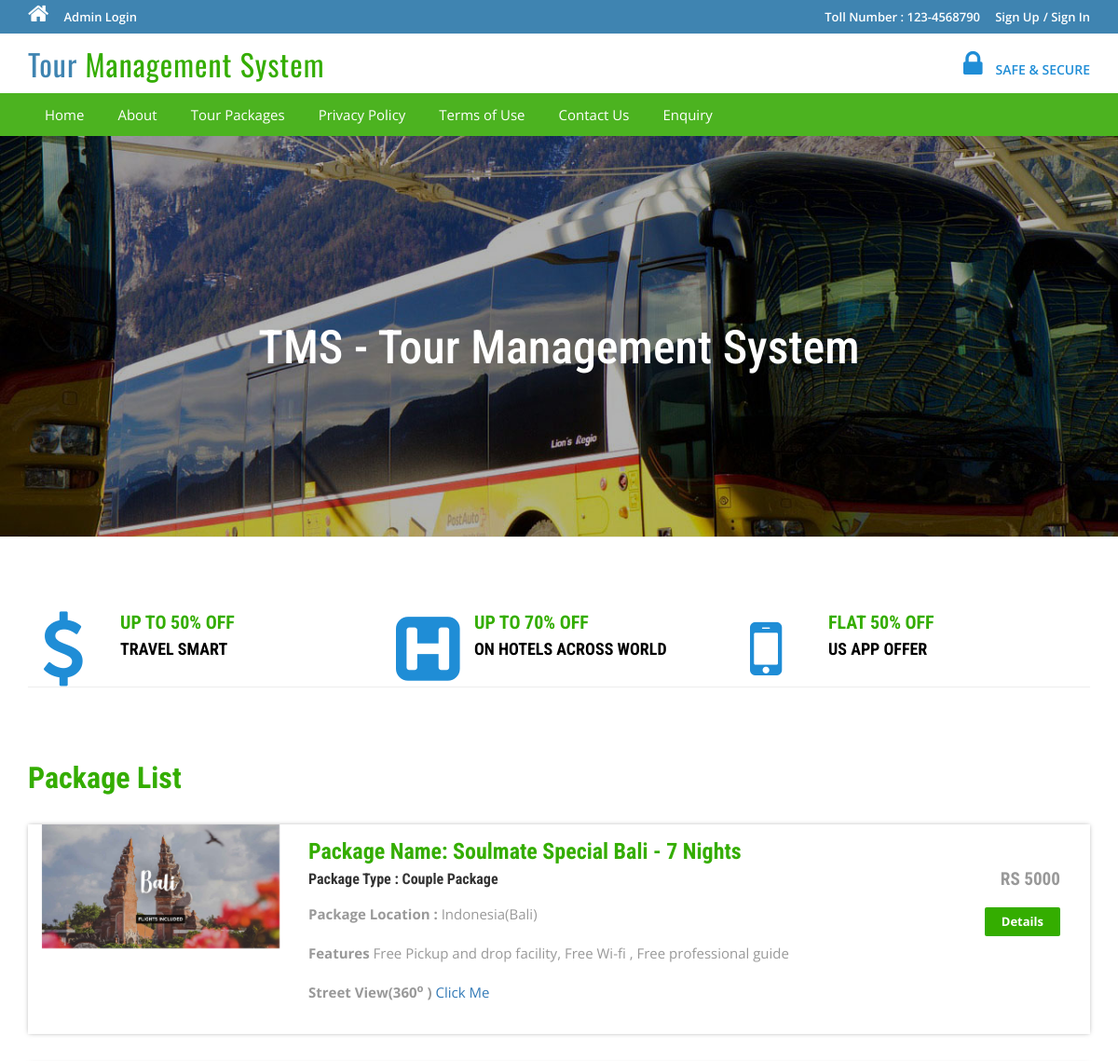
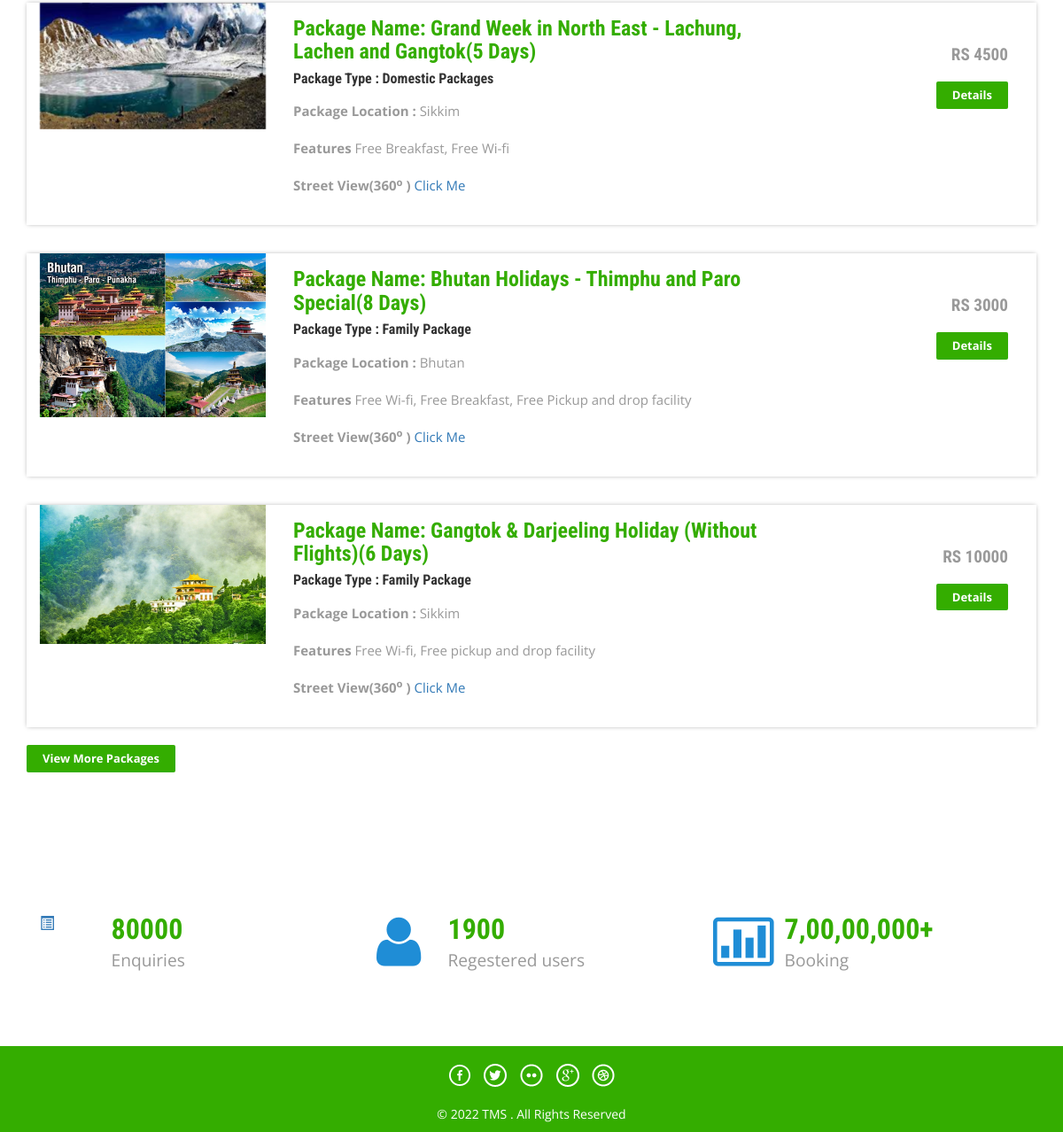
The page / on the database its author committed (2 pictures, top to bottom).
### tables this page shows
CREATE TABLE `tbltourpackages` (
  `PackageId` int(11) NOT NULL,
  `PackageName` varchar(200) DEFAULT NULL,
  `PackageType` varchar(150) DEFAULT NULL,
  `PackageLocation` varchar(100) DEFAULT NULL,
  `PackagePrice` int(11) DEFAULT NULL,
  `PackageFetures` varchar(255) DEFAULT NULL,
  `PackageDetails` mediumtext DEFAULT NULL,
  `PackageImage` varchar(100) DEFAULT NULL,
  `Creationdate` timestamp NULL DEFAULT current_timestamp(),
  `UpdationDate` timestamp NULL DEFAULT NULL ON UPDATE current_timestamp(),
  `PackageLocationLink` varchar(255) NOT NULL
);

### index.php (the view, shortened to what this page needs)
<?php
include('includes/config.php');
?>
<!DOCTYPE HTML>
<html>
<head>
<link href="css/bootstrap.css" rel='stylesheet' type='text/css' />
<link href="css/style.css" rel='stylesheet' type='text/css' />
<link href="css/font-awesome.css" rel="stylesheet">
<link href="css/animate.css" rel="stylesheet" type="text/css" media="all">
</head>
<body>
<?php include('includes/header.php');?>
<div class="banner">
	<div class="container">
		<h1 class="wow zoomIn animated animated" data-wow-delay=".5s" style="visibility: visible; animation-delay: 0.5s; animation-name: zoomIn;"> TMS - Tour Management System</h1>
	</div>
</div>
<div class="container">
	<div class="rupes">
		<div class="col-md-4 rupes-left wow fadeInDown animated animated" data-wow-delay=".5s" style="visibility: visible; animation-delay: 0.5s; animation-name: fadeInDown;">
			<div class="rup-left">
				<a href="offers.html"><i class="fa fa-usd"></i></a>
			</div>
			<div class="rup-rgt">
				<h3>UP TO 50% OFF</h3>
				<h4><a href="offers.html">TRAVEL SMART</a></h4>
			</div>
				<div class="clearfix"></div>
		</div>
		<div class="col-md-4 rupes-left wow fadeInDown animated animated" data-wow-delay=".5s" style="visibility: visible; animation-delay: 0.5s; animation-name: fadeInDown;">
			<div class="rup-left">
				<a href="offers.html"><i class="fa fa-h-square"></i></a>
			</div>
			<div class="rup-rgt">
				<h3>UP TO 70% OFF</h3>
				<h4><a href="offers.html">ON HOTELS ACROSS WORLD</a></h4>
			</div>
				<div class="clearfix"></div>
		</div>
		<div class="col-md-4 rupes-left wow fadeInDown animated animated" data-wow-delay=".5s" style="visibility: visible; animation-delay: 0.5s; animation-name: fadeInDown;">
			<div class="rup-left">
				<a href="offers.html"><i class="fa fa-mobile"></i></a>
			</div>
			<div class="rup-rgt">
				<h3>FLAT 50% OFF</h3>
				<h4><a href="offers.html">US APP OFFER</a></h4>
			</div>
				<div class="clearfix"></div>
		</div>
	</div>
</div>
<div class="container">
	<div class="holiday">
	<h3>Package List</h3>
<?php $sql = "SELECT * from tbltourpackages order by rand() limit 4";
$query = $dbh->prepare($sql);
$query->execute();
$results=$query->fetchAll(PDO::FETCH_OBJ);
if($query->rowCount() > 0)
{
foreach($results as $result)
{	?>
			<div class="rom-btm">
				<div class="col-md-3 room-left wow fadeInLeft animated" data-wow-delay=".5s">
					<img src="admin/pacakgeimages/<?php echo htmlentities($result->PackageImage);?>" class="img-responsive" alt="">
				</div>
				<div class="col-md-6 room-midle wow fadeInUp animated" data-wow-delay=".5s">
					<h4>Package Name: <?php echo htmlentities($result->PackageName);?></h4>
					<h6>Package Type : <?php echo htmlentities($result->PackageType);?></h6>
					<p><b>Package Location :</b> <?php echo htmlentities($result->PackageLocation);?></p>
					<p><b>Features</b> <?php echo htmlentities($result->PackageFetures);?></p>
					<p>
					<p><b>Street View(360<sup>o</sup> )</b> <a href="https://<?php echo htmlentities($result->PackageLocationLink);?>" target="_blank">Click Me</a>
				</p>
				</div>
				<div class="col-md-3 room-right wow fadeInRight animated" data-wow-delay=".5s">
					<h5>RS <?php echo htmlentities($result->PackagePrice);?></h5>
					<a href="package-details.php?pkgid=<?php echo htmlentities($result->PackageId);?>" class="view">Details</a>
				</div>
				<div class="clearfix"></div>
			</div>
<?php }} ?>
<div><a href="package-list.php" class="view">View More Packages</a></div>
</div>
	</div>
<div class="routes">
	<div class="container">
		<div class="col-md-4 routes-left wow fadeInRight animated" data-wow-delay=".5s">
			<div class="rou-left">
				<a href="#"><i class="glyphicon glyphicon-list-alt"></i></a>
			</div>
			<div class="rou-rgt wow fadeInDown animated" data-wow-delay=".5s">
				<h3>80000</h3>
				<p>Enquiries</p>
			</div>
				<div class="clearfix"></div>
		</div>
		<div class="col-md-4 routes-left">
			<div class="rou-left">
				<a href="#"><i class="fa fa-user"></i></a>
			</div>
			<div class="rou-rgt">
				<h3>1900</h3>
				<p>Regestered users</p>
			</div>
				<div class="clearfix"></div>
		</div>
		<div class="col-md-4 routes-left wow fadeInRight animated" data-wow-delay=".5s">
			<div class="rou-left">
				<a href="#"><i class="fa fa-ticket"></i></a>
			</div>
			<div class="rou-rgt">
				<h3>7,00,00,000+</h3>
				<p>Booking</p>
			</div>
				<div class="clearfix"></div>
		</div>
		<div class="clearfix"></div>
	</div>
</div>
<?php include('includes/footer.php');?>
</body>
</html>

### css/style.css (style rules this page uses)
html, body { font-size: 100%; background: #fff; font-family: "Open Sans", sans-serif; }
body a, .grid_1, plan_1, plan_1.one, plan_1.two, i.icon1, i.icon2, i.icon3, i.icon4, i.icon5, i.icon6 { transition: 0.5s all; -webkit-transition: 0.5s all; -moz-transition: 0.5s all; -o-transition: 0.5s all; -ms-transition: 0.5s all; }
h1, h2, h3, h4, h5, h6 { margin: 0; font-family: "Roboto Condensed", sans-serif; }
p { margin: 0; }
.banner { background: url(../images/3.jpg) no-repeat; background-size: cover; -webkit-background-size: cover; -o-background-size: cover; -ms-background-size: cover; -moz-background-size: cover; min-height: 430px; }
.banner h1 { font-size: 50px; margin-bottom: 40px; padding: 4em 0 0; text-align: center; color: #ffffff; }
.rup-left { float: left; width: 24%; }
.rup-rgt { float: left; width: 76%; }
.rupes { padding: 5em 0; border-top: 1px solid rgba(236, 236, 236, 0.9); border-bottom: 1px solid rgba(236, 236, 236, 0.9); }
i.fa.fa-usd { font-size: 5em; color: #1f8dd6; }
i.fa.fa-h-square { font-size: 5em; color: #1f8dd6; }
i.fa.fa-mobile { font-size: 5em; color: #1f8dd6; }
.rupes h3 { font-size: 20px; color: #34ad00; font-weight: 700; }
.rupes h4 { font-size: 18px; margin: 8px 0; font-weight: 700; }
.rupes h4 a { color: #000000; }
.rup-left a { display: inline-block; }
.routes { padding: 5em 0; }
.rou-left { float: left; width: 23%; }
.rou-rgt { float: left; width: 70%; }
i.fa.fa-truck, i.fa.fa-user, i.fa.fa-ticket { font-size: 4em; color: #1f8dd6; }
.routes h3 { font-size: 2em; font-weight: 700; color: #34ad00; }
.routes p { font-size: 1.2em; color: #999; line-height: 1.8em; }
.holiday { padding: 5em 0; }
.holiday h3 { font-size: 2em; font-weight: 700; color: #34ad00; }
.holiday p { font-size: 1.2em; line-height: 1.8em; margin: 1em 0; color: #999; }
a.view { padding: 6px 18px; font-weight: 700; color: #fff; background-color: #34ad00; border: 0; font-size: 13px; border-radius: 2px; -webkit-transition: all 0.2s; -moz-transition: all 0.2s; transition: all 0.2s; margin-top: 20px; display: inline-block; }
.rom-btm { margin-top: 2em; box-shadow: 0px 0px 5px -1px rgba(0, 0, 0, 0.37); }
.rom-btm h4 { font-size: 1.5em; font-weight: 700; color: #34ad00; }
.rom-btm p { font-size: 15px; color: #999; }
.rom-btm h6 { font-size: 1em; font-weight: 700; margin: 0.5em 0; }
.room-right { text-align: right; padding: 3em 2em; }
.room-midle { padding: 1em; }
.rom-btm h5 { font-size: 1.2em; font-weight: 700; color: #999; }
.glyphicon { position: relative; top: 1px; display: inline-block; font-family: "Glyphicons Halflings"; font-style: normal; font-weight: normal; line-height: 1; -webkit-font-smoothing: antialiased; -moz-osx-font-smoothing: grayscale; }

### rows shown on the page
tbltourpackages: PackageImage (picture), PackageName "Soulmate Special Bali - 7 Nights", PackageType "Couple Package", PackageLocation "Indonesia(Bali)", PackageFetures "Free Pickup and drop facility, Free Wi-fi , Free professional guide", PackagePrice "5000"
tbltourpackages: PackageImage (picture), PackageName "Grand Week in North East - Lachung, Lachen and Gangtok(5 Days)", PackageType "Domestic Packages", PackageLocation "Sikkim", PackageFetures "Free Breakfast, Free Wi-fi", PackagePrice "4500"
tbltourpackages: PackageImage (picture), PackageName "Bhutan Holidays - Thimphu and Paro Special(8 Days)", PackageType "Family Package", PackageLocation "Bhutan", PackageFetures "Free Wi-fi, Free Breakfast, Free Pickup and drop facility", PackagePrice "3000"
tbltourpackages: PackageImage (picture), PackageName "Gangtok & Darjeeling Holiday (Without Flights)(6 Days)", PackageType "Family Package", PackageLocation "Sikkim", PackageFetures "Free Wi-fi, Free pickup and drop facility", PackagePrice "10000"
